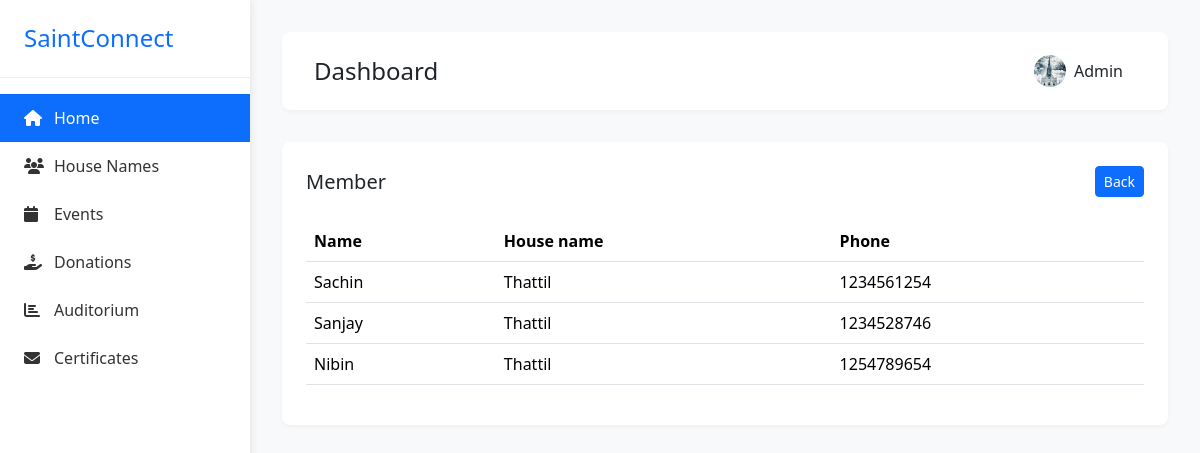
Page /user_filter/Member (signed in) on the committed database.
### app/models.py (models this page shows, shortened)
class UserProfile_Model(models.Model):
    GENDER_CHOICES = [
        ('Male', 'Male'),
        ('Female', 'Female'),
        ('Others', 'Others'),
    ]
    ROLE_CHOICES = [
        ('Member', 'Member'),
        ('Staff', 'Staff'),
        ('Youth', 'Youth'),
        ('Committee Member', 'Committee Member'),
        ('Choir', 'Choir'),
    ]
    name=models.CharField(max_length=100,null=True)
    house_name=models.ForeignKey(House_Name,on_delete=models.CASCADE,null=True,blank=True)
    address=models.TextField(null=True)
    age=models.PositiveIntegerField(null=True)
    email=models.EmailField(null=True)
    gender=models.CharField(max_length=100,choices=GENDER_CHOICES,null=True)
    profile_picture=models.FileField(upload_to='images',null=True,blank=True)
    phone_number=models.PositiveIntegerField(null=True)
    role=models.CharField(max_length=100,choices=ROLE_CHOICES,null=True)
    date_of_birth=models.DateField(null=True,blank=True)
    user=models.OneToOneField(User,on_delete=models.CASCADE)
    created_date=models.DateField(auto_now_add=True)
    updated_date=models.DateField(auto_now=True)
    is_active=models.BooleanField(default=True)

class House_Name(models.Model):
    name=models.CharField(max_length=100)
    def __str__(self):
         return self.name

### app/views.py (the view)
# urls.py: path('user_filter/<str:role>', User_Filter_View.as_view(),name='user_filter'),
@method_decorator(Login_required,name='dispatch')
class User_Filter_View(View):
    def get(self,request, role,*args, **kwargs):
        user = get_object_or_404(UserProfile_Model, user=request.user)
        users = UserProfile_Model.objects.filter(role=role).exclude(user__is_superuser=True)
        return render(request, 'user_filter.html', {'users': users, 'role': role,'user':user})

### app/views.py (called while the page is built)
def Login_required(fn):
    def wrapper(request,*args,**kwargs):
        if not request.user.is_authenticated:
            return redirect('login')
        else:
            return fn(request,*args,**kwargs)
    return wrapper

### app/templates/user_filter.html (shortened to what this page needs)
<!DOCTYPE html>
<html lang="en">
<head>
    <link href="https://cdnjs.cloudflare.com/ajax/libs/bootstrap/5.3.2/css/bootstrap.min.css" rel="stylesheet">
    <link href="https://cdnjs.cloudflare.com/ajax/libs/font-awesome/6.4.0/css/all.min.css" rel="stylesheet">
    <link rel="stylesheet" href="https://cdn.jsdelivr.net/npm/bootstrap-icons@1.11.3/font/bootstrap-icons.min.css">
</head>
<body>
    <div class="sidebar">
        <div class="sidebar-logo">
            <a class="sidebar-a" href="{% url 'home' %}">
                <h4 class="m-0 text-primary">SaintConnect</h4>
            </a>
        </div>
        <div class="sidebar-menu">
            <a href="{% url 'admin' %}" class="active"><i class="fas fa-home"></i> Home</a>
            <a href="{% url 'house_name' %}"><i class="fas fa-users"></i> House Names</a>
            <a href="{% url 'event_list' %}"><i class="fas fa-calendar"></i> Events</a>
            <a href="{% url 'donation_add' %}"><i class="fas fa-hand-holding-usd"></i> Donations</a>
            <a href="{% url 'auditorium_add' %}"><i class="fas fa-chart-bar"></i> Auditorium</a>
            <a href="{% url 'admin_approval' %}"><i class="fas fa-envelope"></i> Certificates</a>
        </div>
    </div>
    <div class="main-content">
        <div class="top-bar d-flex justify-content-between align-items-center">
            <h4 class="m-0">Dashboard</h4>
            <div class="profile-dropdown dropdown">
                <button class="btn dropdown-toggle d-flex align-items-center gap-2" type="button"
                        data-bs-toggle="dropdown">
                        {% if user.profile_picture %}
                        <div style="background-image: url('{{ user.profile_picture.url }}')" alt="Profile"
                            class="profile-img"></div>
                        <span>{{request.user}}</span>
                        {% else %}
                        <div style="border: 1px solid black;" alt="Profile"
                            class="profile-img"></div>
                        <span>{{request.user}}</span>
                        {% endif %}
                    </button>
            </div>
        </div>
        <div class="table-container">
            <div class="d-flex justify-content-between align-items-center mb-4">
                <h5 class="m-0">{{role}}</h5>
                <a class="btn btn-primary btn-sm" href="{% url 'all_members' %}">Back</a>
            </div>
            <table class="table">
                <thead>
                    <tr>
                        <th>Name</th>
                        <th>House name</th>
                        <th>Phone</th>
                    </tr>
                </thead>
                <tbody>
                    {% for i in users %}
                    <tr>
                        <td>{{i.name}}</td>
                        <td>{{i.house_name}}</td>
                        <td>{{i.phone_number}}</td>
                    </tr>
                    {% empty %}
                    <li>No users found</li>
                    {% endfor %}
                </tbody>
            </table>
        </div>
    </div>
</body>
</html>

### app/templates/user_filter.html (style rules this page uses)
:root { --primary-color: #0d6efd; --sidebar-width: 250px; }
body { background-color: #f8f9fa; min-height: 100vh; }
.sidebar { width: var(--sidebar-width); background: #fff; position: fixed; top: 0; left: 0; height: 100vh; box-shadow: 0 0 10px rgba(0, 0, 0, 0.1); z-index: 1000; }
.sidebar-logo { padding: 1.5rem; border-bottom: 1px solid #eee; }
.sidebar-menu { padding: 1rem 0; }
.sidebar-menu a { padding: 0.75rem 1.5rem; color: #333; text-decoration: none; display: flex; align-items: center; transition: all 0.3s; }
.sidebar-menu a.active { background: var(--primary-color); color: white; }
.sidebar-menu i { width: 20px; margin-right: 10px; }
.main-content { margin-left: var(--sidebar-width); padding: 2rem; }
.top-bar { background: white; padding: 1rem 2rem; box-shadow: 0 2px 4px rgba(0, 0, 0, 0.04); margin-bottom: 2rem; border-radius: 0.5rem; }
.table-container { background: white; border-radius: 0.5rem; padding: 1.5rem; box-shadow: 0 2px 4px rgba(0, 0, 0, 0.04); }
.profile-dropdown .dropdown-toggle::after { display: none; }
.profile-img { width: 32px; height: 32px; border-radius: 50%; object-fit: cover; background-position: center; background-size: cover; }
.sidebar-a { text-decoration: none; }

### rows in the picture
UserProfile_Model: profile_picture (picture)
UserProfile_Model: name "Sachin", house_name "Thattil", phone_number "1234561254"
UserProfile_Model: name "Sanjay", house_name "Thattil", phone_number "1234528746"
UserProfile_Model: name "Nibin", house_name "Thattil", phone_number "1254789654"

### other values in the picture
{{ request.user }} "Admin"
{{ role }} "Member"
